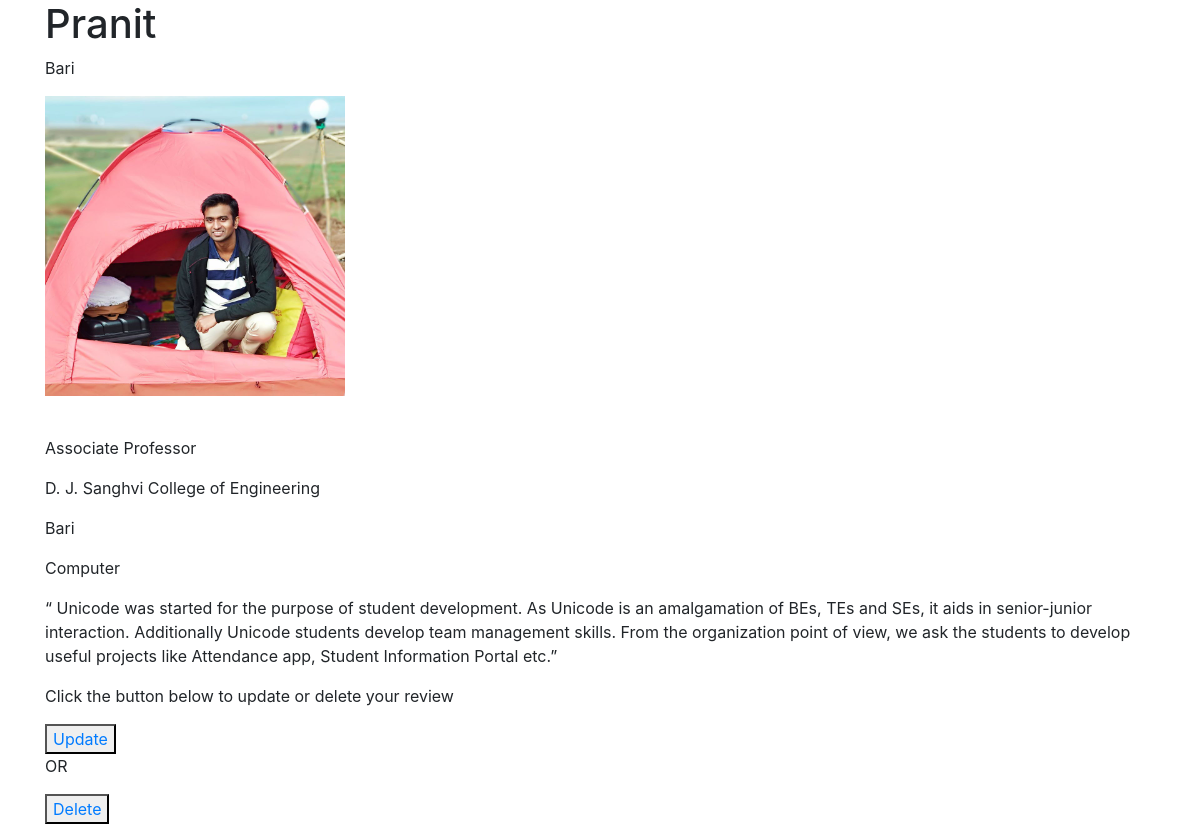
/postreview/2/, run on an earlier commit of the app's database.
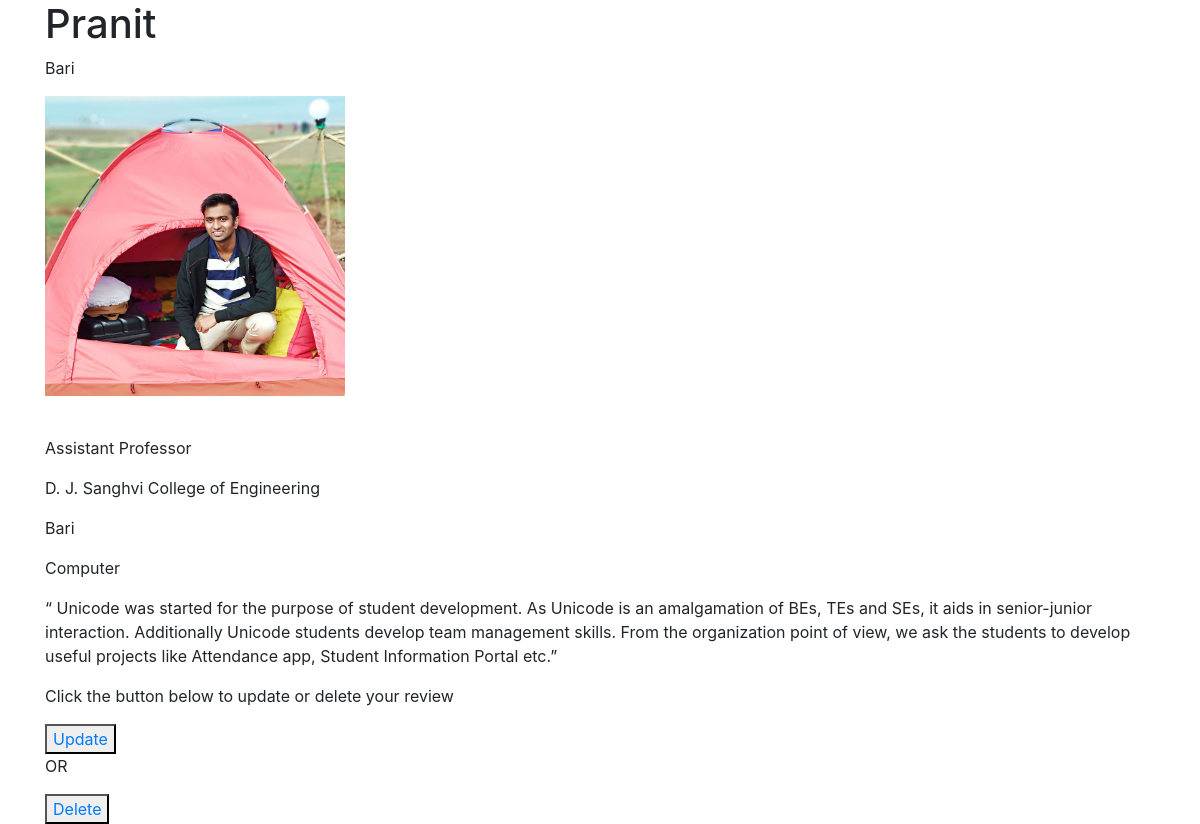
And on a later commit of the database.
### postreview/models.py (models this page shows, shortened)
class Review(models.Model):
    first_name = models.CharField(max_length=255)
    last_name = models.CharField(max_length=255)
    photograph = models.ImageField(upload_to='postreview/%Y/%m/%d/', blank=True)
    designation = models.CharField(max_length=128)
    company = models.CharField(max_length=128)
    department = models.CharField(max_length=120)
    comments = models.TextField()

### postreview/views.py (the view)
# urls.py: path('<int:id>/', review_detail_view, name='product-detail'),
def review_detail_view(request, id):
    obj = get_object_or_404(Review, id=id)
    context = {
        "object": obj
    }
    return render(request, "postreview/review_detail.html", context)

### templates/postreview/review_detail.html
{% extends 'base.html' %}
{% block content %}
<h1>{{ object.first_name }}</h1>
<p>{{ object.last_name }}</p>
<p><img src="{{ object.photograph.url }}" width="300px" alt="broken" /></p> <br/>
<p>{{ object.designation }}</p>
<p>{{ object.company }}</p>
<p>{{ object.last_name }}</p>
<p>{{ object.department }}</p>
<p>{{ object.comments }}</p>
<p> Click the button below to update or delete your review</p>
  <button type="button" name="update"><a href=" {% url 'postreview:product-update' object.id %}"> Update</a></button>
    <p>OR</p>
  <button type="button" name="delete"><a href=" {% url 'postreview:product-delete' object.id %}"> Delete</a></button>
{% endblock %}

What changed in the data, as far as the page shows it:
changed Review "Pranit": designation "Associate Professor" → "Assistant Professor"
